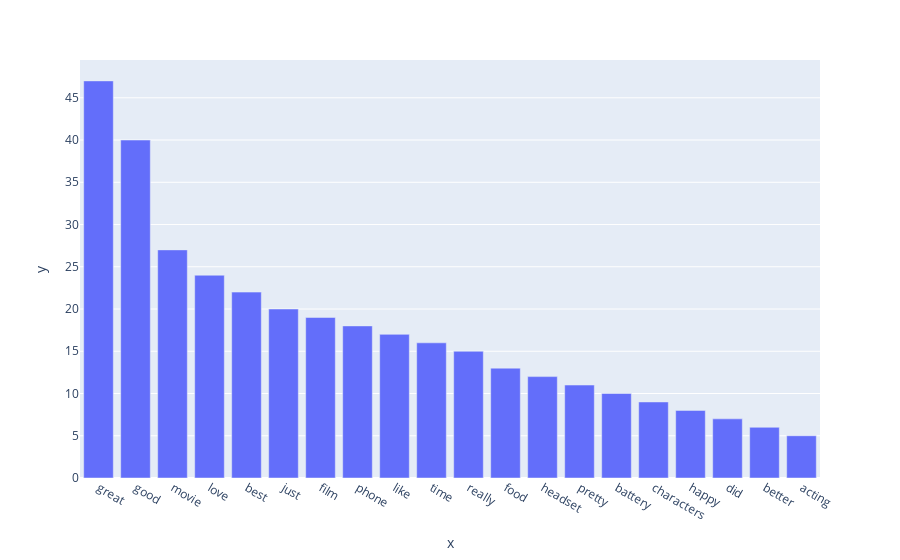

Write notebook code for a chart like this one.
### Markdown cell above
Exercise 13

### Code cell
import plotly.express as px
df_sample_good_review = df_all[df_all['score']== 1].sample(n= 500)
# data sample of all the good review with 500 samples 
count_vect_good_review = CountVectorizer(max_features = 50, token_pattern=r'(?<![^\s_])[^\W_]{2,}(?![^\s_])', stop_words = 'english')
df_counts_good_review = count_vect_good_review.fit_transform(df_sample_good_review.sentence)

term_frequencies = []
for j in range(0,df_counts_good_review.shape[1]):
    term_frequencies.append(sum(df_counts_good_review[:,j].toarray()))

name_out = count_vect_good_review.get_feature_names_out()
name_out_ex = np.asarray(name_out)

term_frequencies = np.asarray(df_counts_good_review.sum(axis=0))[0]

x = dict(sorted(zip(term_frequencies, name_out_ex), reverse = True))
key_1 = []
value_1 = []
for key, value in x.items():
    key_1.append(int(key))
    value_1.append(value)

df = pd.DataFrame({"y": key_1,
                   "x": value_1})
figg = px.bar(df, x= 'x',
            y= 'y')
figg.show()

### Figure 1 — Plotly figure (JSON) as saved in the notebook; plotly's stock layout.template omitted (floating-point values rounded to 4 significant figures)
{"data": [{"alignmentgroup": "True", "hovertemplate": "x=%{x}<br>y=%{y}<extra></extra>", "legendgroup": "", "marker": {"color": "#636efa", "pattern": {"shape": ""}}, "name": "", "offsetgroup": "", "orientation": "v", "showlegend": false, "textposition": "auto", "type": "bar", "x": ["great", "good", "movie", "love", "best", "just", "film", "phone", "like", "time", "really", "food", "headset", "pretty", "battery", "characters", "happy", "did", "better", "acting"], "xaxis": "x", "y": [47, 40, 27, 24, 22, 20, 19, 18, 17, 16, 15, 13, 12, 11, 10, 9, 8, 7, 6, 5], "yaxis": "y"}], "layout": {"barmode": "relative", "legend": {"tracegroupgap": 0}, "margin": {"t": 60}, "xaxis": {"anchor": "y", "domain": [0, 1], "title": {"text": "x"}}, "yaxis": {"anchor": "x", "domain": [0, 1], "title": {"text": "y"}}}}
